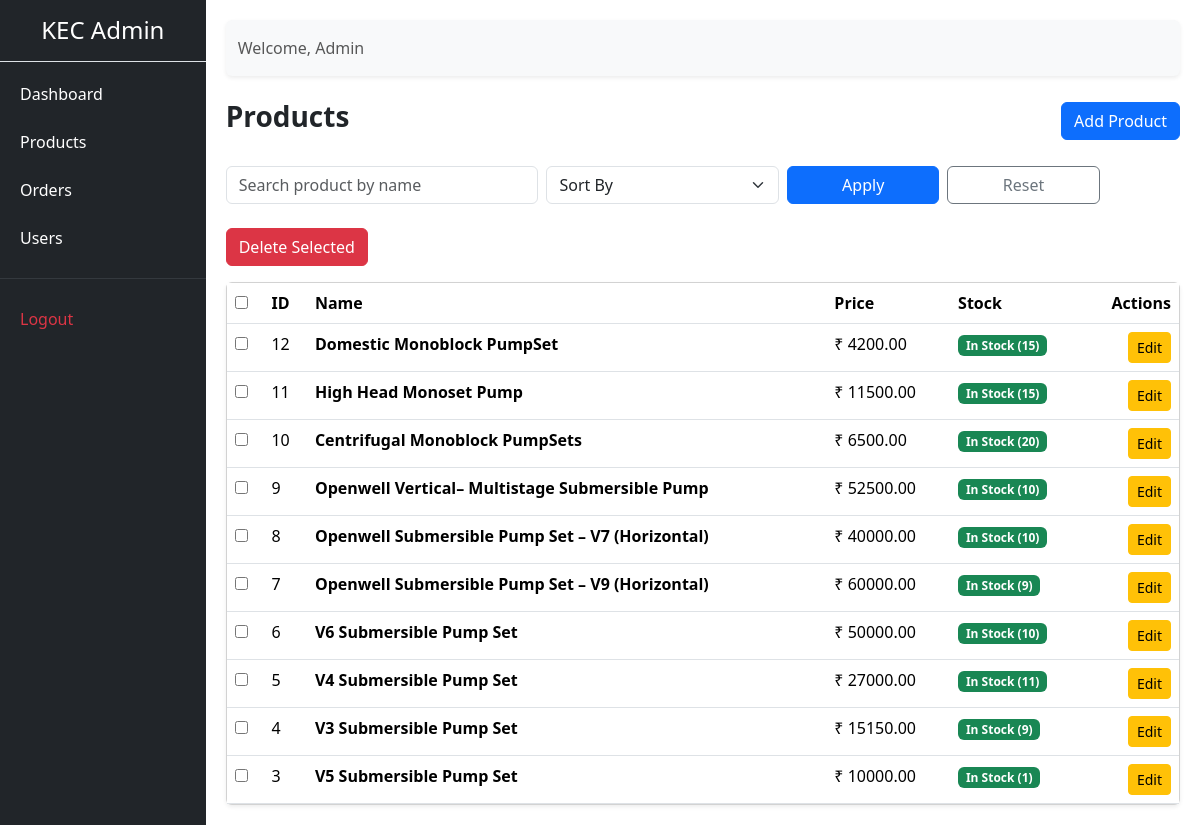
/admin-panel/products/ (signed in), run on an earlier commit of the app's database.
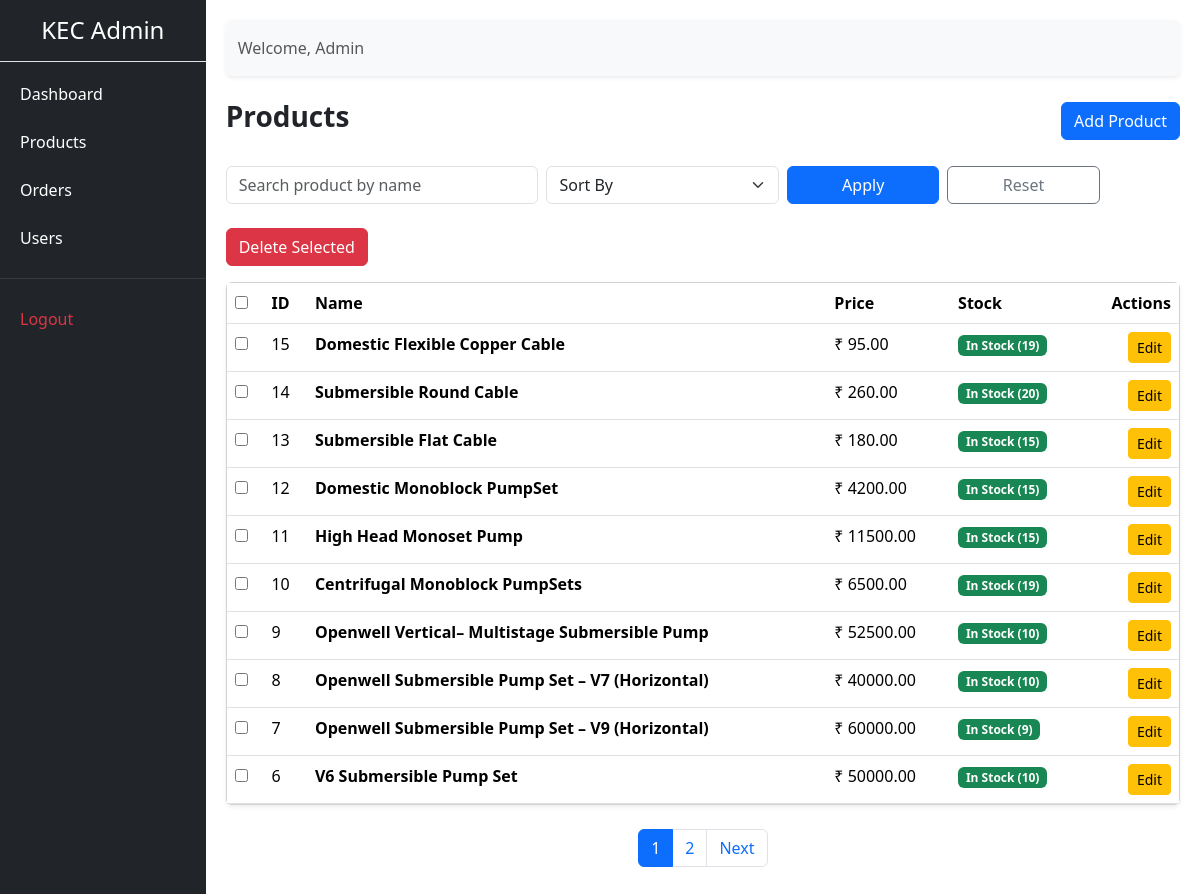
And on a later commit of the database.
### store/models.py (models this page shows, shortened)
class Product(models.Model):
    category = models.ForeignKey(Category, on_delete=models.CASCADE, related_name="products")
    name = models.CharField(max_length=200)
    slug = models.SlugField(unique=True)
    model_number = models.CharField(max_length=100, blank=True, null=True)
    description = models.TextField(blank=True)
    image = models.ImageField(upload_to='products/', blank=True, null=True)
    price = models.DecimalField(max_digits=10, decimal_places=2)
    stock = models.PositiveIntegerField(default=0)
    is_available = models.BooleanField(default=True)
    motor_power_hp = models.DecimalField(
        max_digits=4, decimal_places=2, null=True, blank=True
    )
    max_head_m = models.PositiveIntegerField(null=True, blank=True)
    max_flow_lpm = models.PositiveIntegerField(null=True, blank=True)
    max_depth_ft = models.PositiveIntegerField(null=True, blank=True)
    phase = models.CharField(
        max_length=10,
        choices=[('single', 'Single Phase'), ('three', 'Three Phase')],
        null=True, blank=True
    )
    usage_type = models.CharField(
        max_length=20,
        choices=[
            ('domestic', 'Domestic'),
            ('agriculture', 'Agriculture'),
            ('industrial', 'Industrial')
        ],
        null=True, blank=True
    )

### adminpanel/views.py (the view)
# urls.py: path('products/', views.product_list, name='product_list'),
@login_required(login_url='adminpanel:login')
@user_passes_test(is_admin)
def product_list(request):
    products = Product.objects.all()
    search_query = request.GET.get('q', '').strip()
    if search_query:
        products = products.filter(name__icontains=search_query)
    sort_by = request.GET.get('sort', '')
    if sort_by == 'price_asc':
        products = products.order_by('price')
    elif sort_by == 'price_desc':
        products = products.order_by('-price')
    elif sort_by == 'stock_asc':
        products = products.order_by('stock')
    elif sort_by == 'stock_desc':
        products = products.order_by('-stock')
    else:
        products = products.order_by('-id')  # default: newest first
    paginator = Paginator(products, 10)
    page_number = request.GET.get('page')
    page_obj = paginator.get_page(page_number)
    context = {
        'products': page_obj,
        'search_query': search_query,
        'sort_by': sort_by,
    }
    return render(request, 'adminpanel/products/product_list.html', context)

### adminpanel/views.py (called while the page is built)
def is_admin(user):
    return user.is_authenticated and user.is_staff

### store/context_processors.py (called while the page is built)
def wishlist_count(request):
    if request.user.is_authenticated:
        count = Wishlist.objects.filter(user=request.user).count()
    else:
        count = 0
    return {'wishlist_count': count}

### adminpanel/templates/adminpanel/products/product_list.html (shortened to what the changed rows need)
{% extends 'adminpanel/base.html' %}
{% block content %}
<form method="post" action="{% url 'adminpanel:product_bulk_delete' %}">
    <div class="card shadow-sm">
        <div class="card-body p-0">
            <table class="table admin-table mb-0">
                <thead>
                    <tr>
                        <th>
                            <input type="checkbox" id="select-all">
                        </th>
                        <th>ID</th>
                        <th>Name</th>
                        <th>Price</th>
                        <th>Stock</th>
                        <th class="text-end">Actions</th>
                    </tr>
                </thead>
                <tbody>
                    {% for product in products %}
                    <tr>
                        <td>
                            <input type="checkbox"
                                   name="product_ids"
                                   value="{{ product.id }}"
                                   class="product-checkbox">
                        </td>
                        <td>{{ product.id }}</td>
                        <td class="fw-semibold">{{ product.name }}</td>
                        <td>₹ {{ product.price }}</td>
                        <td>
                            {% if product.stock > 0 %}
                                <span class="badge bg-success">
                                    In Stock ({{ product.stock }})
                                </span>
                            {% else %}
                                <span class="badge bg-danger">
                                    Out of Stock (0)
                                </span>
                            {% endif %}
                        </td>
                        <td class="text-end">
                            <a href="{% url 'adminpanel:product_edit' product.id %}"
                               class="btn btn-sm btn-warning">
                                Edit
                            </a>
                        </td>
                    </tr>
                    {% empty %}
                    <tr>
                        <td colspan="6" class="text-center py-4 text-muted">
                            No products found
                        </td>
                    </tr>
                    {% endfor %}
                </tbody>
            </table>
        </div>
    </div>
</form>
{% if products.paginator.num_pages > 1 %}
<nav class="mt-4">
    <ul class="pagination justify-content-center">
        {% for num in products.paginator.page_range %}
        <li class="page-item {% if products.number == num %}active{% endif %}">
            <a class="page-link"
                href="?page={{ num }}
                {% if sort_by %}&sort={{ sort_by }}{% endif %}">
                {{ num }}
            </a>
        </li>
        {% endfor %}
        {% if products.has_next %}
        <li class="page-item">
            <a class="page-link"
                href="?page={{ products.next_page_number }}
                {% if sort_by %}&sort={{ sort_by }}{% endif %}">
                Next
            </a>
        </li>
        {% endif %}
    </ul>
</nav>
{% endif %}
{% endblock %}

What changed in the data, as far as the page shows it:
no longer on this page (row unchanged): Product: id "5", name "V4 Submersible Pump Set", price "27000.00", stock "11"
no longer on this page (row edited): Product: id "4", name "V3 Submersible Pump Set", price "15150.00", stock "9"
no longer on this page (row edited): Product: id "3", name "V5 Submersible Pump Set", price "10000.00", stock "1"
added Product: id "15", name "Domestic Flexible Copper Cable", price "95.00", stock "19"
added Product: id "14", name "Submersible Round Cable", price "260.00", stock "20"
added Product: id "13", name "Submersible Flat Cable", price "180.00", stock "15"
changed Product "Centrifugal Monoblock PumpSets": stock "20" → "19"
Also different on the page:
new list line: "1"
new list line: "2"
text now shown: "Next"
